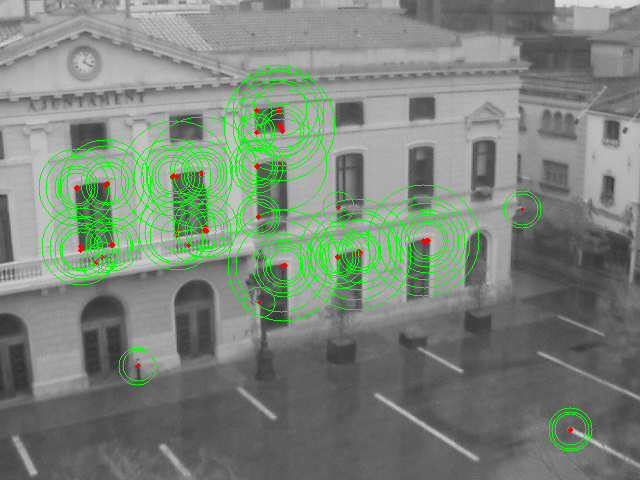
#> input picture project/ORB/extraction_samples/lighting/i_ajuntament_1_orb.png, 640 x 480 px, given in place of 1.ppm, which was not available
$ python extraction_evaluation.py
#> lines starting #> are read from the running program, lines starting #| are printed output that depends on the picture; pictures that were not available may be replaced by others from this repository, and a replacement may not be noted
### project/data_loader.py
import os
import cv2
import numpy as np


# =============================================================================
# Dataset Paths
# =============================================================================
"""
I had to change the path of the data set here because mine was different
"""

THIS_DIR = os.path.dirname(os.path.abspath(__file__))

# Patch dataset (65x65 patches)
PATCH_DATASET_PATH = os.path.abspath(
    os.path.join(
        THIS_DIR,
        "..",
        "data",
        "hpatches-release"
    )
)

# Full image sequence dataset
SEQUENCE_DATASET_PATH = os.path.abspath(
    os.path.join(
        THIS_DIR,
        "..",
         "data",
        "hpatches-sequences-release"
    )
)

PATCH_SIZE = 65

VALID_IMAGE_TYPES = [
    "ref",
    "e1", "e2", "e3", "e4", "e5",
    "h1", "h2", "h3", "h4", "h5",
    "t1", "t2", "t3", "t4", "t5",
]


# =============================================================================
# PATCH DATASET FUNCTIONS
# =============================================================================


# [152 lines left out: functions list_patch_sequences, load_patch_image, split_into_patches, load_patches, load_patch_homography, load_patch_pair and 1 more, not called in this run]


def load_sequence_image(sequence, image_number):

    path = os.path.join(
        SEQUENCE_DATASET_PATH,
        sequence,
        f"{image_number}.ppm"
    )


    image = cv2.imread(path)


    if image is None:
        raise FileNotFoundError(path)


    # BGR -> RGB

    image = cv2.cvtColor(
        image,
        cv2.COLOR_BGR2RGB
    )

    return image


# [33 lines left out: functions load_sequence_homography, load_sequence_pair, not called in this run]

### project/ORB/feature_extraction.py
from __future__ import annotations

import argparse
import math
import sys
from pathlib import Path

import cv2
import numpy as np


# ============================================================
# Paths
# ============================================================

THIS_DIR = Path(__file__).resolve().parent
PROJECT_DIR = THIS_DIR.parent
REPO_ROOT = PROJECT_DIR.parent

if str(PROJECT_DIR) not in sys.path:
    sys.path.insert(0, str(PROJECT_DIR))

#This gives a compiler error but works when you run the code
from data_loader import list_image_sequences, load_sequence_image


# ============================================================
# Configuration
# ============================================================

DEFAULT_LIGHTING_SEQUENCE = "i_ajuntament"
DEFAULT_VIEWPOINT_SEQUENCE = "v_bark"

DEFAULT_SAMPLE_IMAGE_IDS = (1, 2, 3, 4, 5)

DEFAULT_MAX_POINTS = 150

DEFAULT_OUTPUT_DIR = (
    PROJECT_DIR / "ORB" / "extraction_samples"
)

HPATCHES_IMAGE_IDS = range(1, 7)


# ============================================================
# Create ORB
# ============================================================
"""
You must set nfeatures to some number as it treats 0 as literal 0 features whereas SIFT treats
it as unlimited
"""

def create_orb(
    nfeatures=10000,
    scaleFactor=1.2,
    nlevels=8,
    edgeThreshold=31,
    firstLevel=0,
    WTA_K=2,
    scoreType=cv2.ORB_HARRIS_SCORE,
    patchSize=31,
    fastThreshold=20,
):
    """
    Create an ORB detector.
    """

    if hasattr(cv2, "ORB_create"):
        return cv2.ORB_create(
            nfeatures=nfeatures,
            scaleFactor=scaleFactor,
            nlevels=nlevels,
            edgeThreshold=edgeThreshold,
            firstLevel=firstLevel,
            WTA_K=WTA_K,
            scoreType=scoreType,
            patchSize=patchSize,
            fastThreshold=fastThreshold,
        )

    raise RuntimeError(
        "OpenCV was built without ORB support."
    )


# ============================================================
# Feature Extraction
# ============================================================

def detect_and_describe(image, orb=None):
    """
    Detect ORB keypoints and compute descriptors.
    """

    if orb is None:
        orb = create_orb()

    if image.ndim == 2:
        gray = image
    else:
        gray = cv2.cvtColor(
            image,
            cv2.COLOR_RGB2GRAY
        )

    start = cv2.getTickCount()

    keypoints, descriptors = orb.detectAndCompute(
        gray,
        None
    )

    runtime = (
        cv2.getTickCount() - start
    ) / cv2.getTickFrequency()

    #added an explict check for empty keypoints
    if keypoints is None:
        keypoints = []

    return (
        keypoints,
        descriptors,
        runtime
    )


# ============================================================
# Keypoint Visualization
# ============================================================

def visualize_keypoints(
    image,
    keypoints,
    max_points=150
):
    """
    Draw the strongest ORB keypoints.

    Each keypoint shows:
        - location
        - scale
    """

    output = image.copy()

    sorted_keypoints = sorted(
        keypoints,
        key=lambda kp: kp.response,
        reverse=True
    )

    for kp in sorted_keypoints[:max_points]:

        x = int(round(kp.pt[0]))
        y = int(round(kp.pt[1]))

        radius = max(
            2,
            int(round(kp.size / 2.0))
        )

        # Scale circle
        cv2.circle(
            output,
            (x, y),
            radius,
            (0, 255, 0),
            1
        )

        # Keypoint center
        cv2.circle(
            output,
            (x, y),
            2,
            (255, 0, 0),
            -1
        )

    return output


# ============================================================
# Save Image
# ============================================================

def save_rgb_image(
    image_rgb,
    output_path
):
    """
    Save an RGB image using OpenCV.
    """

    output_path.parent.mkdir(
        parents=True,
        exist_ok=True
    )

    cv2.imwrite(
        str(output_path),
        cv2.cvtColor(
            image_rgb,
            cv2.COLOR_RGB2BGR
        )
    )


# ============================================================
# Image Montage
# ============================================================

# [228 lines left out: functions fit_image_to_box, make_labeled_tile, build_montage, not called in this run]


# ============================================================
# Process One Sample Sequence
# ============================================================

def process_sample_sequence(
    sequence,
    condition,
    orb,
    output_dir,
    max_points
):

    sample_results = []

    print()
    print(
        f"Creating {condition} samples: {sequence}"
    )

    for image_number in DEFAULT_SAMPLE_IMAGE_IDS:

        image_rgb = load_sequence_image(
            sequence,
            image_number
        )

        keypoints, descriptors, runtime = (
            detect_and_describe(
                image_rgb,
                orb
            )
        )

        overlay = visualize_keypoints(
            image_rgb,
            keypoints,
            max_points
        )

        statistics = {
            "number_of_keypoints": len(keypoints),
            "descriptor_shape": (
                None
                if descriptors is None
                else descriptors.shape
            ),
            "runtime_seconds": runtime
        }

        output_path = (
            output_dir
            / f"{sequence}_{image_number}_orb.png"
        )

        save_rgb_image(
            overlay,
            output_path
        )

        sample_results.append(
            {
                "image_number": image_number,
                "overlay_rgb": overlay,
                "statistics": statistics
            }
        )

        print(
            f"  Image {image_number}: "
            f"{len(keypoints)} keypoints | "
            f"{runtime:.4f}s"
        )

    grid_path = (
        output_dir
        / f"{sequence}_orb_grid.png"
    )

    build_montage(
        sample_results,
        sequence,
        condition,
        grid_path
    )

    return sample_results


# ============================================================
# Run ORB on Entire Dataset
# ============================================================

# [240 lines left out: functions process_dataset, main, not called in this run]


# [2 lines that do not run on import are left out]

### project/orb_evaluation/extraction_evaluation.py
from __future__ import annotations

import argparse
import os
import sys
from pathlib import Path

import cv2
import numpy as np


# Matplotlib needs a writable cache directory in this environment.
MPLCONFIGDIR = Path("/private/tmp/matplotlib")
MPLCONFIGDIR.mkdir(parents=True, exist_ok=True)
os.environ["MPLCONFIGDIR"] = str(MPLCONFIGDIR)

XDG_CACHE_HOME = Path("/private/tmp/codex-cache")
XDG_CACHE_HOME.mkdir(parents=True, exist_ok=True)
os.environ["XDG_CACHE_HOME"] = str(XDG_CACHE_HOME)

import matplotlib

matplotlib.use("Agg")
import matplotlib.pyplot as plt


THIS_DIR = Path(__file__).resolve().parent
PROJECT_DIR = THIS_DIR.parent
ORB_DIR = PROJECT_DIR / "ORB"

for path in (PROJECT_DIR, ORB_DIR):
    if str(path) not in sys.path:
        sys.path.insert(0, str(path))

from feature_extraction import create_orb, process_sample_sequence


DEFAULT_LIGHTING_SEQUENCE = "i_ajuntament"
DEFAULT_VIEWPOINT_SEQUENCE = "v_bark"
DEFAULT_MAX_POINTS = 150
DEFAULT_OUTPUT_DIR = THIS_DIR / "figures" / "extraction"


# [101 lines left out: functions mean, save_figure, plot_keypoint_counts, plot_runtime_counts, plot_summary, not called in this run]


def run_extraction_evaluation(
    lighting_sequence=DEFAULT_LIGHTING_SEQUENCE,
    viewpoint_sequence=DEFAULT_VIEWPOINT_SEQUENCE,
    max_points=DEFAULT_MAX_POINTS,
    output_dir=DEFAULT_OUTPUT_DIR,
):
    """
    Run ORB extraction on two sample sequences and create plots.
    """

    orb = create_orb()

    sample_output_dir = output_dir / "samples"
    lighting_output = sample_output_dir / "lighting"
    viewpoint_output = sample_output_dir / "viewpoint"

    lighting_results = process_sample_sequence(
        lighting_sequence,
        "Lighting Changes",
        orb,
        lighting_output,
        max_points,
    )

    viewpoint_results = process_sample_sequence(
        viewpoint_sequence,
        "Viewpoint Changes",
        orb,
        viewpoint_output,
        max_points,
    )

    plot_keypoint_counts(
        lighting_results,
        viewpoint_results,
        output_dir / "keypoint_counts.png",
    )
    plot_runtime_counts(
        lighting_results,
        viewpoint_results,
        output_dir / "runtime_counts.png",
    )
    plot_summary(
        lighting_results,
        viewpoint_results,
        output_dir / "summary.png",
    )

    print("Extraction evaluation complete.")
    print(f"  Lighting sample grid: {lighting_output / f'{lighting_sequence}_orb_grid.png'}")
    print(f"  Viewpoint sample grid: {viewpoint_output / f'{viewpoint_sequence}_orb_grid.png'}")
    print(f"  Keypoint plot: {output_dir / 'keypoint_counts.png'}")
    print(f"  Runtime plot: {output_dir / 'runtime_counts.png'}")
    print(f"  Summary plot: {output_dir / 'summary.png'}")

    return {
        "lighting_results": lighting_results,
        "viewpoint_results": viewpoint_results,
    }


def main():
    parser = argparse.ArgumentParser(
        description=(
            "Create simple ORB extraction evaluation plots for lighting and "
            "viewpoint sequences."
        )
    )
    parser.add_argument(
        "--lighting-sequence",
        default=DEFAULT_LIGHTING_SEQUENCE,
        help="HPatches lighting sequence.",
    )
    parser.add_argument(
        "--viewpoint-sequence",
        default=DEFAULT_VIEWPOINT_SEQUENCE,
        help="HPatches viewpoint sequence.",
    )
    parser.add_argument(
        "--max-points",
        type=int,
        default=DEFAULT_MAX_POINTS,
        help="Maximum number of keypoints drawn in the sample figures.",
    )
    parser.add_argument(
        "--output-dir",
        type=Path,
        default=DEFAULT_OUTPUT_DIR,
        help="Directory where plots will be saved.",
    )

    args = parser.parse_args()

    run_extraction_evaluation(
        lighting_sequence=args.lighting_sequence,
        viewpoint_sequence=args.viewpoint_sequence,
        max_points=args.max_points,
        output_dir=args.output_dir,
    )
#> in load_sequence_image, image is the input picture: shape (480, 640, 3); mean B, G, R 122.1, 133.9, 122.6
#> in detect_and_describe, `gray = cv2.cvtColor( image, cv2.COLOR_RGB2GRAY )`:
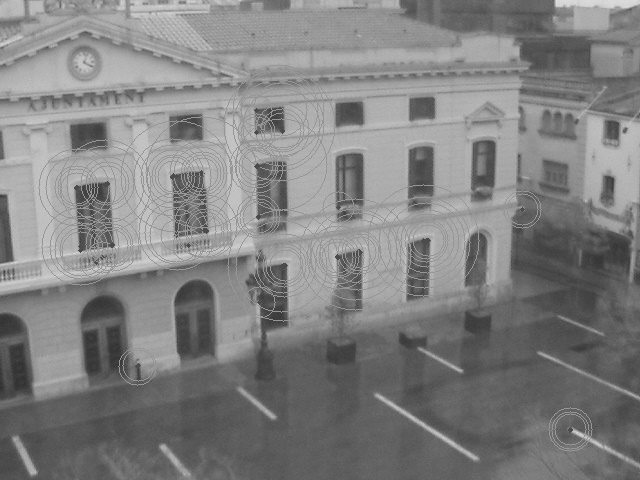
#> gray: shape (480, 640); min 45, max 223, mean 129.2
#> in detect_and_describe, `keypoints, descriptors = orb.detectAndCompute( gray, None )`: keypoints = 4275 keypoints; strongest (x, y, size): (79, 250, 31), (79, 248, 31), (335, 256, 31), (206, 232, 37.2)
#> in process_sample_sequence, `keypoints, descriptors, runtime = ( detect_and_describe( image_rgb, or..`: runtime = 0.0232
#> in visualize_keypoints, `sorted_keypoints = sorted( keypoints, key=lambda kp: kp.response, reve..`: sorted_keypoints has the same summary as keypoints in detect_and_describe
#> the loop in visualize_keypoints, `for kp in sorted_keypoints[:max_points]: ` made 150 passes
#> (kp, x, y, radius) on passes 1 to 12: (keypoint at (79, 250), size 31, 79, 250, 16), (keypoint at (79, 248), size 31, 79, 248, 16), (keypoint at (335, 256), size 31, 335, 256, 16), (keypoint at (79.2, 249.6), size 37.2, 79, 250, 19), (keypoint at (206.4, 231.6), size 37.2, 206, 232, 19), (keypoint at (334.8, 256.8), size 37.2, 335, 257, 19), (keypoint at (255, 166), size 31, 255, 166, 16), (keypoint at (573.6, 430.8), size 37.2, 574, 431, 19), (keypoint at (572, 431), size 31, 572, 431, 16), (keypoint at (79.2, 249.1), size 44.6, 79, 249, 22), (keypoint at (254, 132), size 31, 254, 132, 16), (keypoint at (170.4, 176.4), size 37.2, 170, 176, 19)
#> after the loop in visualize_keypoints, `for kp in sorted_keypoints[:max_points]:`:
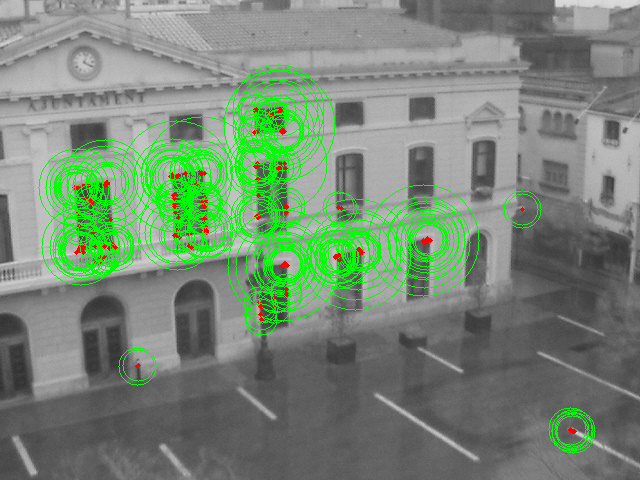
#> output: shape (480, 640, 3); mean R, G, B 118.7, 136.7, 117.7
#> in process_sample_sequence, `statistics = { "number_of_keypoints": len(keypoints), "descriptor_shap..`: statistics = {'number_of_keypoints': 4275, 'descriptor_shape': (4275, 32), 'runtime_seconds': 0.0232}
#|   Image 1: 4275 keypoints | 0.0232s
#> pass 2 of the loop in process_sample_sequence, `for image_number in DEFAULT_SAMPLE_IMAGE_IDS:`:
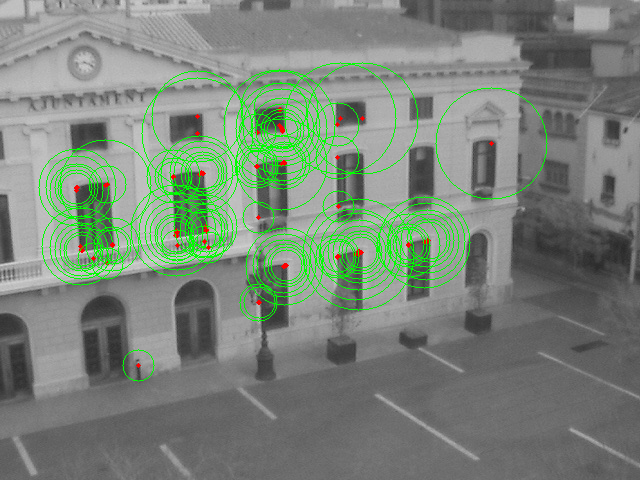
#> input picture project/ORB/extraction_samples/lighting/i_ajuntament_2_orb.png, 640 x 480 px, given in place of 2.ppm, which was not available
#> in load_sequence_image, image is the input picture: shape (480, 640, 3); mean B, G, R 121.6, 133.3, 122.1
#> in detect_and_describe (call 2), `gray = cv2.cvtColor( image, cv2.COLOR_RGB2GRAY )`:
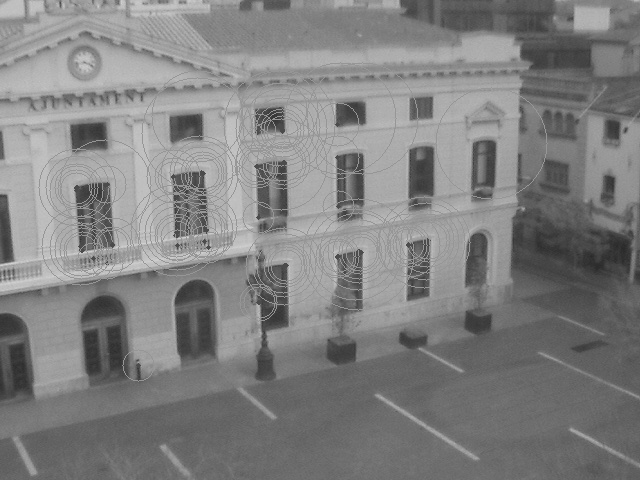
#> gray: shape (480, 640); min 40, max 214, mean 128.6
#> in detect_and_describe (call 2), `keypoints, descriptors = orb.detectAndCompute( gray, None )`: keypoints = 4093 keypoints; strongest (x, y, size): (337, 256, 31), (81, 251, 31), (204, 214, 31), (82, 251, 37.2)
#> in process_sample_sequence, `keypoints, descriptors, runtime = ( detect_and_describe( image_rgb, or..`: runtime = 0.0348
#> sorted_keypoints has the same summary as keypoints in detect_and_describe
#> the loop in visualize_keypoints (call 2), `for kp in sorted_keypoints[:max_points]: ` made 150 passes
#> (kp, x, y, radius) on passes 1 to 8: (keypoint at (337, 256), size 31, 337, 256, 16), (keypoint at (81, 251), size 31, 81, 251, 16), (keypoint at (204, 214), size 31, 204, 214, 16), (keypoint at (81.6, 250.8), size 37.2, 82, 251, 19), (keypoint at (114, 245), size 31, 114, 245, 16), (keypoint at (206, 241), size 31, 206, 241, 16), (keypoint at (174, 236), size 31, 174, 236, 16), (keypoint at (255, 167), size 31, 255, 167, 16)
#> after the loop in visualize_keypoints (call 2), `for kp in sorted_keypoints[:max_points]:`:
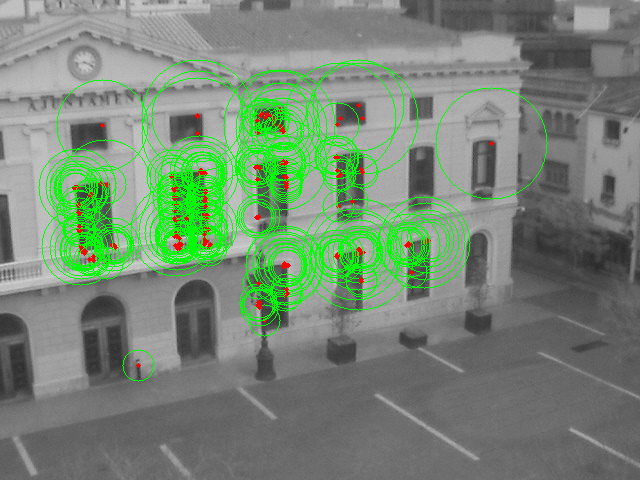
#> output: shape (480, 640, 3); mean R, G, B 118.4, 136.1, 117.1
#> statistics = {'number_of_keypoints': 4093, 'descriptor_shape': (4093, 32), 'runtime_seconds': 0.0348}
#|   Image 2: 4093 keypoints | 0.0348s


if __name__ == "__main__":
#> (the run stopped early here; a loop or call above may not have finished)
